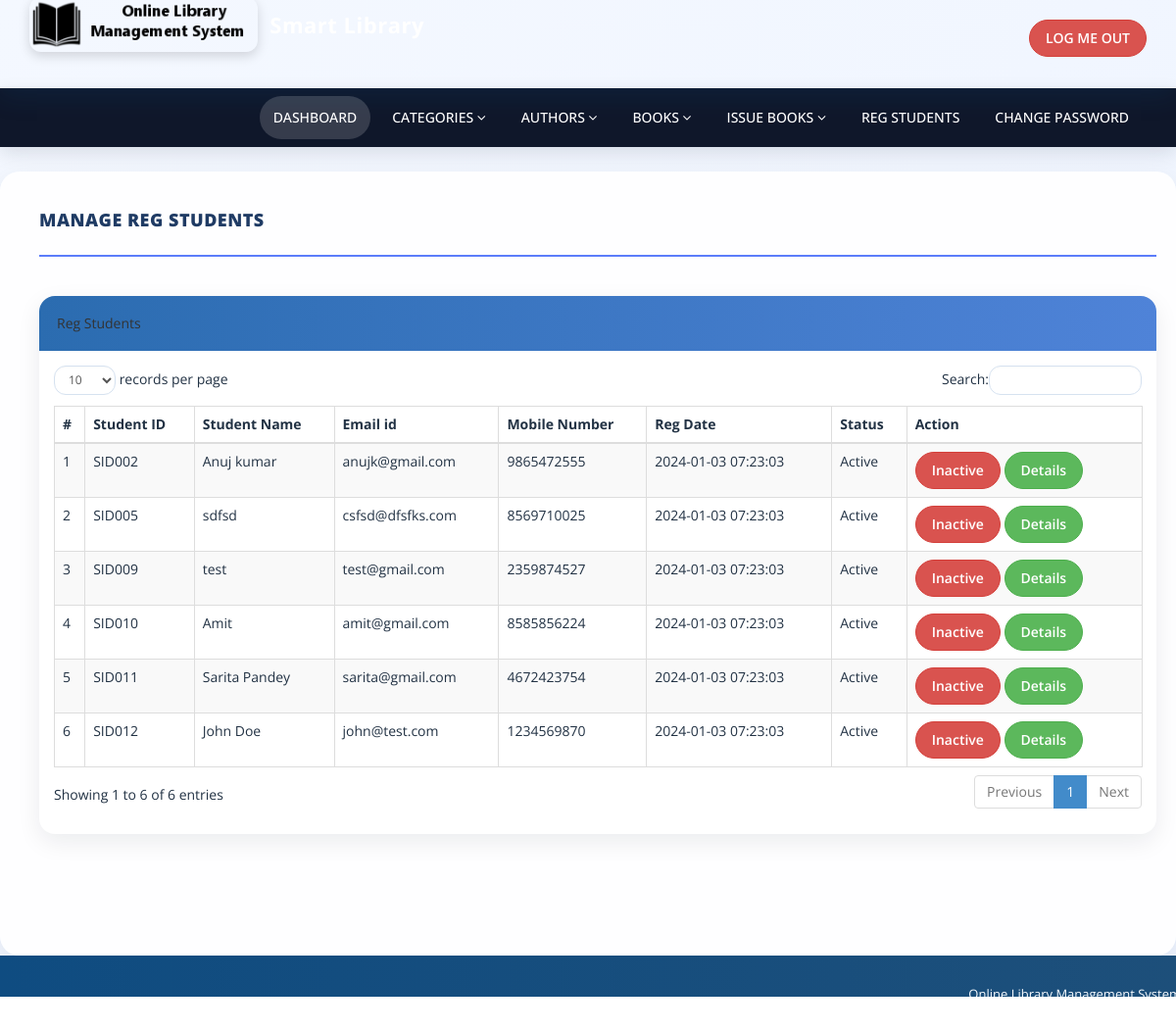
The app's page /admin/reg-students.php (signed in) with its own data.
### tables this page shows
CREATE TABLE `tblstudents` (
  `id` int(11) NOT NULL,
  `StudentId` varchar(100) DEFAULT NULL,
  `FullName` varchar(120) DEFAULT NULL,
  `EmailId` varchar(120) DEFAULT NULL,
  `MobileNumber` char(11) DEFAULT NULL,
  `Password` varchar(120) DEFAULT NULL,
  `Status` int(1) DEFAULT NULL,
  `RegDate` timestamp NULL DEFAULT current_timestamp(),
  `UpdationDate` timestamp NULL DEFAULT NULL ON UPDATE current_timestamp()
);

### admin/reg-students.php (the view, shortened to what this page needs)
<?php
include('includes/config.php');
if(strlen($_SESSION['alogin'])==0)
    {
header('location:index.php');
}
else{
    ?>
<!DOCTYPE html>
<html xmlns="http://www.w3.org/1999/xhtml">
<head>
    <link href="assets/css/bootstrap.css" rel="stylesheet" />
    <link href="assets/css/font-awesome.css" rel="stylesheet" />
    <link href="assets/js/dataTables/dataTables.bootstrap.css" rel="stylesheet" />
    <link href="assets/css/style.css" rel="stylesheet" />
</head>
<body>
<?php include('includes/header.php');?>
    <div class="content-wrapper">
         <div class="container">
        <div class="row pad-botm">
            <div class="col-md-12">
                <h4 class="header-line">Manage Reg Students</h4>
    </div>
        </div>
            <div class="row">
                <div class="col-md-12">
                    <div class="panel panel-default">
                        <div class="panel-heading">
                          Reg Students
                        </div>
                        <div class="panel-body">
                            <div class="table-responsive">
                                <table class="table table-striped table-bordered table-hover" id="dataTables-example">
                                    <thead>
                                        <tr>
                                            <th>#</th>
                                            <th>Student ID</th>
                                            <th>Student Name</th>
                                            <th>Email id </th>
                                            <th>Mobile Number</th>
                                            <th>Reg Date</th>
                                            <th>Status</th>
                                            <th>Action</th>
                                        </tr>
                                    </thead>
                                    <tbody>
<?php $sql = "SELECT * from tblstudents";
$query = $dbh -> prepare($sql);
$query->execute();
$results=$query->fetchAll(PDO::FETCH_OBJ);
$cnt=1;
if($query->rowCount() > 0)
{
foreach($results as $result)
{               ?>
                                        <tr class="odd gradeX">
                                            <td class="center"><?php echo htmlentities($cnt);?></td>
                                            <td class="center"><?php echo htmlentities($result->StudentId);?></td>
                                            <td class="center"><?php echo htmlentities($result->FullName);?></td>
                                            <td class="center"><?php echo htmlentities($result->EmailId);?></td>
                                            <td class="center"><?php echo htmlentities($result->MobileNumber);?></td>
                                             <td class="center"><?php echo htmlentities($result->RegDate);?></td>
                                            <td class="center"><?php if($result->Status==1)
                                            {
                                                echo htmlentities("Active");
                                            } else {
                                            echo htmlentities("Blocked");
}
                                            ?></td>
                                            <td class="center">
<?php if($result->Status==1)
 {?>
<a href="reg-students.php?inid=<?php echo htmlentities($result->id);?>" onclick="return confirm('Are you sure you want to block this student?');" >  <button class="btn btn-danger"> Inactive</button>
<?php } else {?>
<a href="reg-students.php?id=<?php echo htmlentities($result->id);?>" onclick="return confirm('Are you sure you want to active this student?');"><button class="btn btn-primary"> Active</button>
                                            <?php } ?>
<a href="student-history.php?stdid=<?php echo htmlentities($result->StudentId);?>"><button class="btn btn-success"> Details</button>
                                            </td>
                                        </tr>
 <?php $cnt=$cnt+1;}} ?>
                                    </tbody>
                                </table>
                            </div>
                        </div>
                    </div>
                </div>
            </div>
    </div>
    </div>
  <?php include('includes/footer.php');?>
</body>
</html>
<?php } ?>

### admin/assets/css/style.css (style rules this page uses)
.content-wrapper { margin-top: 40px; min-height:800px; padding-bottom:90px; }
.header-line { font-weight:900; padding-bottom:25px; border-bottom:1px solid #eeeeee; text-transform:uppercase; }
.pad-botm { padding-bottom:30px; }
body { background: linear-gradient(135deg, #f4f8ff 0%, #eef4ff 100%); color: #223244; }
.content-wrapper { margin-top: 25px; min-height: 800px; padding: 30px 25px 90px; background: rgba(255, 255, 255, 0.92); border-radius: 20px; box-shadow: 0 10px 30px rgba(15, 23, 42, 0.08); }
.panel { border: none; border-radius: 16px; box-shadow: 0 8px 24px rgba(15, 23, 42, 0.08); overflow: hidden; }
.panel-heading { background: linear-gradient(90deg, #2b6cb0 0%, #4f83d8 100%); color: #ffffff; border: none; padding: 14px 18px; }
.header-line { color: #1f3b64; border-bottom: 2px solid #5b7cfa; letter-spacing: 0.5px; }
.btn { border-radius: 999px; padding: 8px 16px; font-weight: 600; transition: transform 0.2s ease, box-shadow 0.2s ease; }

### records on screen
tblstudents: StudentId "SID002", FullName "Anuj kumar", EmailId "anujk@gmail.com", MobileNumber "9865472555", RegDate "2024-01-03 07:23:03"
tblstudents: StudentId "SID005", FullName "sdfsd", EmailId "csfsd@dfsfks.com", MobileNumber "8569710025", RegDate "2024-01-03 07:23:03"
tblstudents: StudentId "SID009", FullName "test", EmailId "test@gmail.com", MobileNumber "2359874527", RegDate "2024-01-03 07:23:03"
tblstudents: StudentId "SID010", FullName "Amit", EmailId "amit@gmail.com", MobileNumber "8585856224", RegDate "2024-01-03 07:23:03"
tblstudents: StudentId "SID011", FullName "Sarita Pandey", EmailId "sarita@gmail.com", MobileNumber "4672423754", RegDate "2024-01-03 07:23:03"
tblstudents: StudentId "SID012", FullName "John Doe", EmailId "john@test.com", MobileNumber "1234569870", RegDate "2024-01-03 07:23:03"
